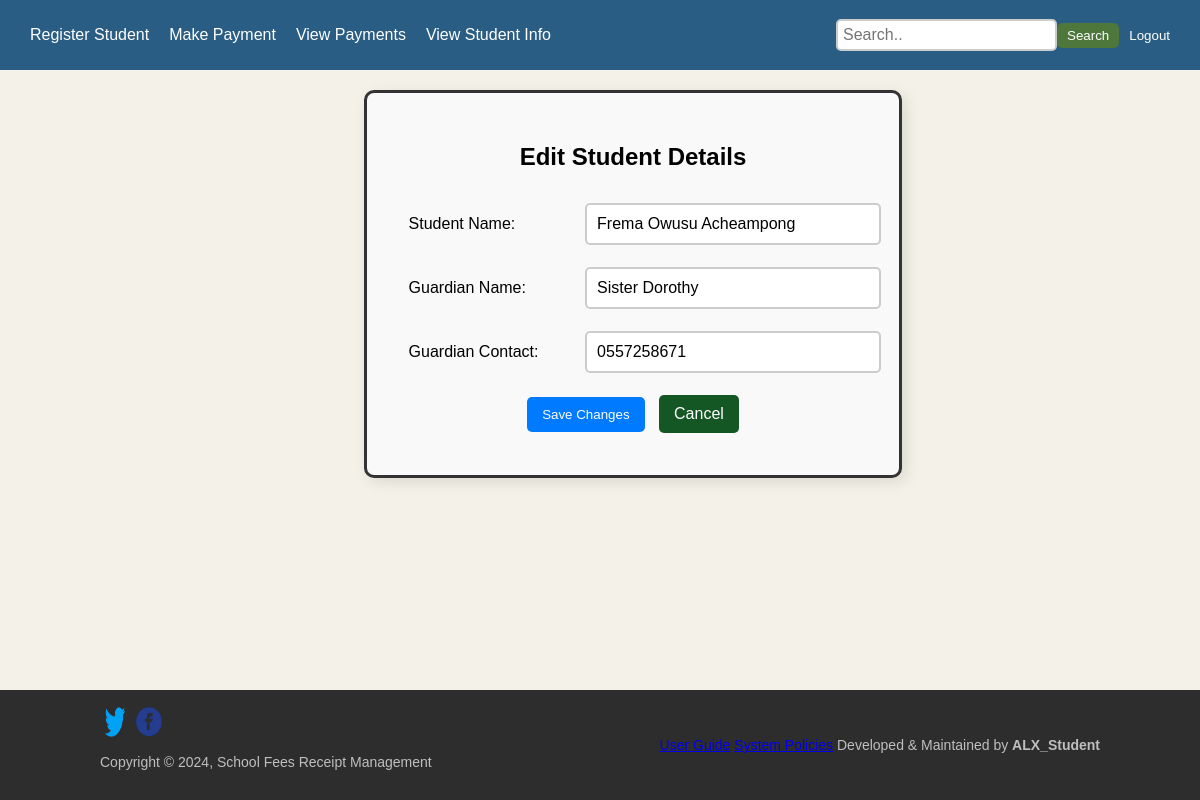
/students/students/edit/3/ (signed in), run on the app's committed database.
### StudentInformation_App/models.py (models this page shows, shortened)
class StudentRecords(models.Model):
    registered_by = models.ForeignKey(User, on_delete=models.SET_NULL, null=True, related_name="registered_students")
    name = models.CharField(max_length=100)
    admission_number = models.IntegerField(unique=True)  # Ensures uniqueness
    grade = models.CharField(max_length=50)
    guardian_name = models.CharField(max_length=100)  # Added guardian name
    guardian_contact = models.CharField(max_length=10)
    created_at = models.DateTimeField(auto_now_add=True)
    updated_at = models.DateTimeField(auto_now=True)

### StudentInformation_App/views.py (the view)
# urls.py: path("students/edit/<int:student_id>/", edit_student, name="edit_student"),
@login_required
def edit_student(request, student_id):
    student = get_object_or_404(StudentRecords, id=student_id)
    if request.method == "POST":
        student.name = request.POST.get("name")
        student.guardian_name = request.POST.get("guardian_name")
        student.guardian_contact = request.POST.get("guardian_contact")
        student.save()
        return redirect("student_list")  # Redirect to student list after saving
    return render(request, "StudentInformation_App/edit_student.html", {"student": student})

### StudentInformation_App/templates/StudentInformation_App/edit_student.html (shortened to what this page needs)
{% extends 'Authentication_App/base.html' %}
{% block navbar %}
<nav class="navbar">
 <div class="nav-left">
  <a href="{% url 'register_student' %}">Register Student</a>
  <a href="{% url 'make_payment' %}">Make Payment</a>
  <a href="{% url 'payment_list' %}">View Payments</a>
  <a href="{% url 'student_list' %}">View Student Info</a>
 </div>
 <div class="nav-right">
  <input type="text" placeholder="Search..">
  <button>Search</button>
  {% if user.is_authenticated %}
  <form action="{% url 'logout' %}" method="post" style="display: inline;">
   <button type="submit" style="background: none; border: none; color: white; cursor: pointer;">
    Logout
   </button>
  </form>
  {% else %}
  <a href="{% url 'login' %}">Login</a>
  {% endif %}
 </div>
</nav>
{% endblock %}
{% block content %}
<div class="form-container">
 <h2>Edit Student Details</h2>
 <form method="POST">
  <table>
   <tr>
    <td><label for="name">Student Name:</label></td>
    <td><input type="text" id="name" name="name" value="{{ student.name }}" required></td>
   </tr>
   <tr>
    <td><label for="guardian_name">Guardian Name:</label></td>
    <td><input type="text" id="guardian_name" name="guardian_name" value="{{ student.guardian_name }}" required></td>
   </tr>
   <tr>
    <td><label for="guardian_contact">Guardian Contact:</label></td>
    <td><input type="text" id="guardian_contact" name="guardian_contact" value="{{ student.guardian_contact }}"
      required></td>
   </tr>
   <tr>
    <td colspan="2" style="text-align: center;">
     <button type="submit">Save Changes</button>
     <a href="{% url 'student_list' %}" class="cancel-button">Cancel</a>
    </td>
   </tr>
  </table>
 </form>
</div>
{% endblock %}

### Authentication_App/templates/Authentication_App/base.html (style rules this page uses)
body { font-family: Arial, sans-serif; background-color: #F4F1E8; margin: 0; padding: 0; display: flex; flex-direction: column; min-height: 100vh; }
.navbar { background-color: #2a5d84; color: white; display: flex; justify-content: space-between; padding: 10px 20px; align-items: center; height: 50px; }
.nav-left, .nav-right { display: flex; align-items: center; }
.nav-left a, .nav-right a { color: white; text-decoration: none; margin: 0 10px; }
.nav-right input { padding: 5px; margin-left: 10px; }
.nav-right button { background-color: #4d773b; color: white; border: none; padding: 5px 10px; cursor: pointer; }

### StudentInformation_App/templates/StudentInformation_App/edit_student.html (style rules this page uses)
.form-container { width: 100%; max-width: 800px; margin: auto; padding: 30px; border: 3px solid #333; border-radius: 10px; background-color: #f9f9f9; box-shadow: 4px 4px 15px rgba(0, 0, 0, 0.1); }
h2 { text-align: center; }
table { width: 100%; }
table td { padding: 10px; }
input { width: 100%; padding: 10px; border: 2px solid #ccc; border-radius: 5px; font-size: 16px; }
button { padding: 10px 15px; background-color: #007BFF; color: white; border: none; border-radius: 5px; cursor: pointer; }
.cancel-button { padding: 10px 15px; background-color: #155724; color: white; border: none; border-radius: 5px; text-decoration: none; display: inline-block; margin-left: 10px; }

### data on the page
StudentRecords: name "Frema Owusu Acheampong", guardian_name "Sister Dorothy", guardian_contact "0557258671"
